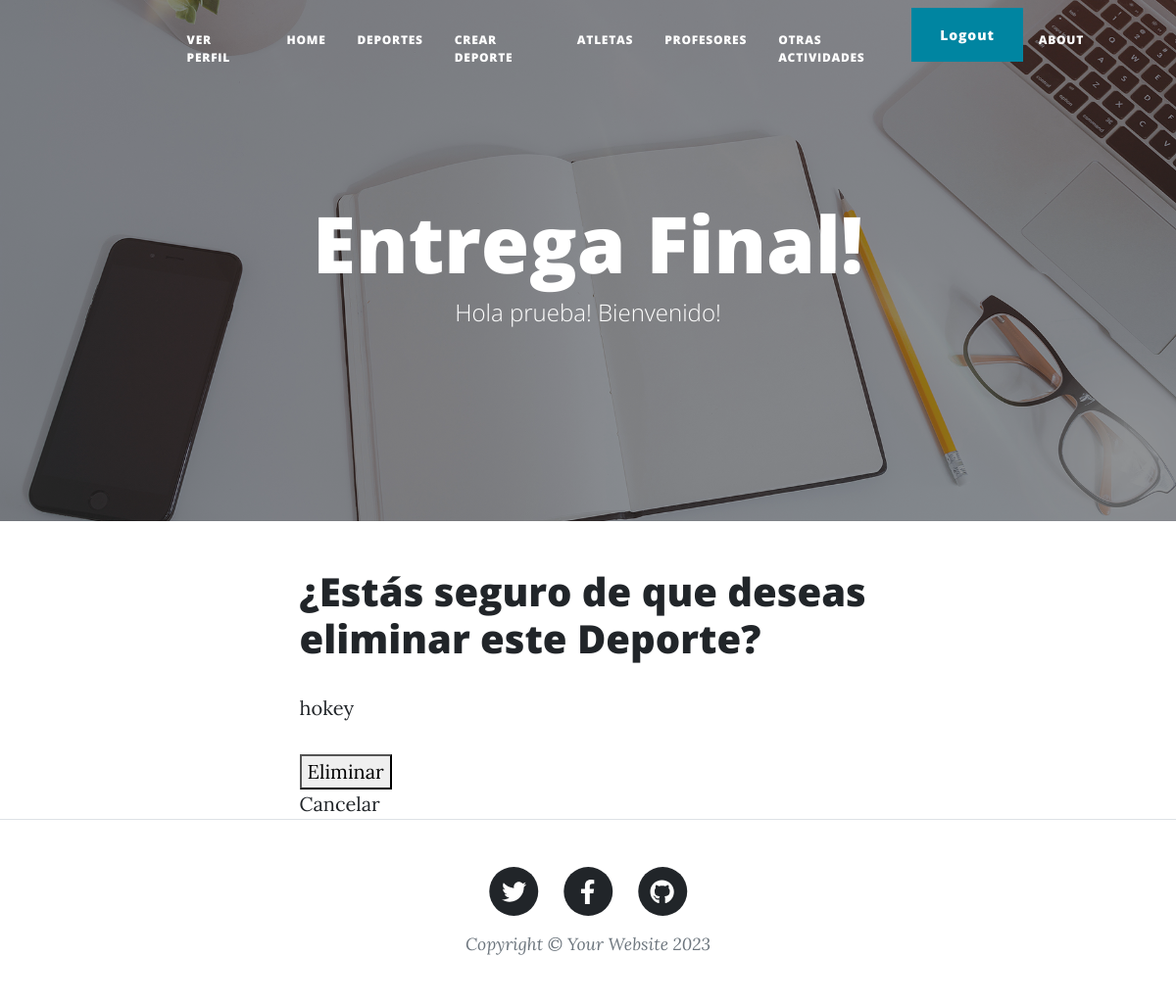
/eliminar-deporte/2/ (signed in), run on an earlier commit of the app's database.
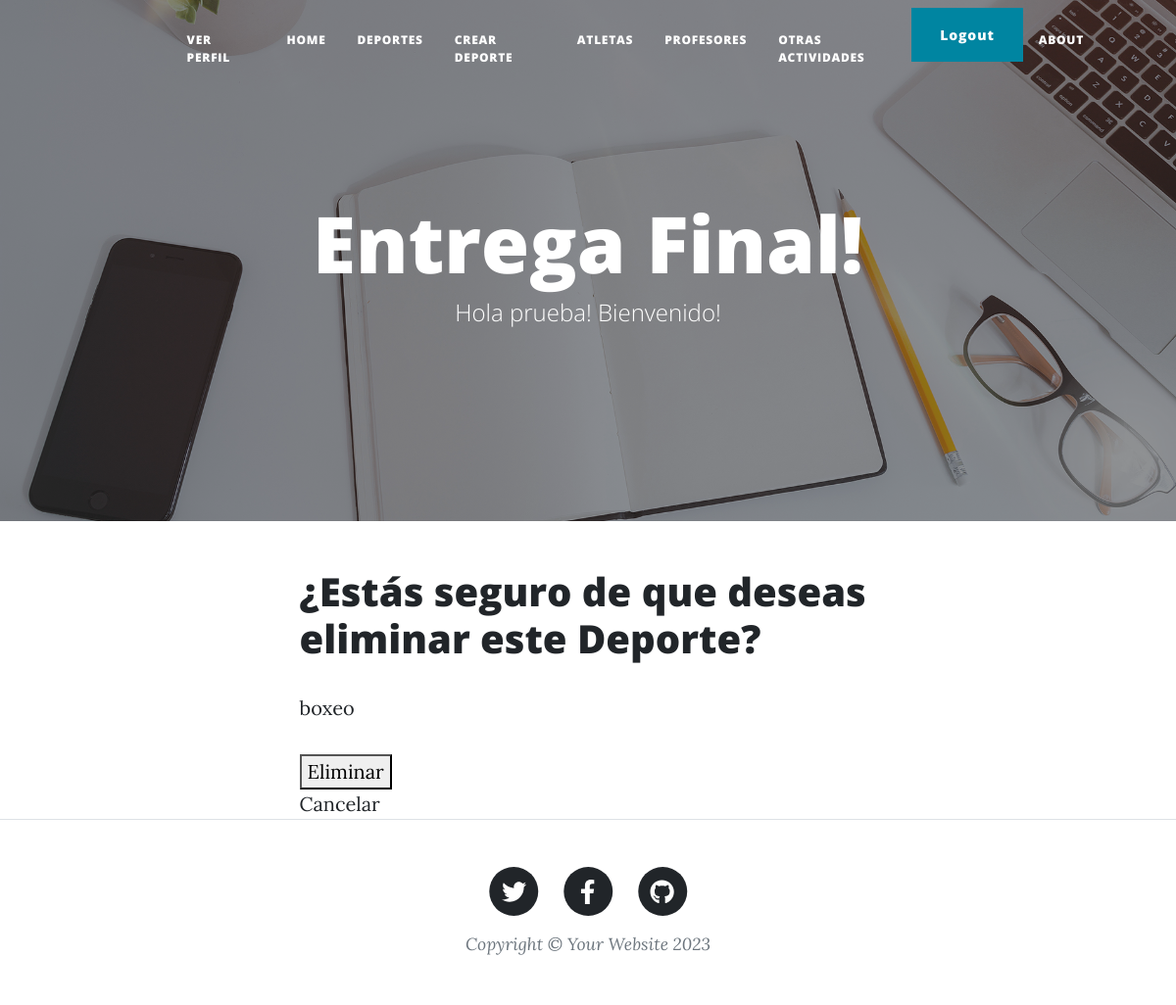
And on a later commit of the database.
### mi_primer_app/models.py (models this page shows, shortened)
class Deporte(models.Model):
    nombre = models.CharField(max_length=100)
    profesor = models.CharField(max_length=100)
    dias = models.CharField(max_length=100)
    horarios = models.CharField(max_length=20)

### mi_primer_app/views.py (the view)
# urls.py: path('eliminar-deporte/<int:pk>/', DeporteDeleteView.as_view(), name='eliminar-deporte'),
class DeporteDeleteView(LoginRequiredMixin, DeleteView):
     model = Deporte
     template_name = 'mi_primer_app/eliminar_deporte.html'
     success_url = reverse_lazy('deportes')

### mi_primer_app/templates/mi_primer_app/eliminar_deporte.html (shortened to what this page needs)
{% extends "padre.html" %}
{% block content %}
<h1>¿Estás seguro de que deseas eliminar este Deporte?</h1>
<p>{{ object.nombre }} </p>
<form method="post">
    <button type="submit">Eliminar</button>
</form>
<a href="{% url 'deportes' %}">Cancelar</a>
{% endblock %}

What changed in the data, as far as the page shows it:
changed Deporte: nombre "hokey" → "boxeo"
